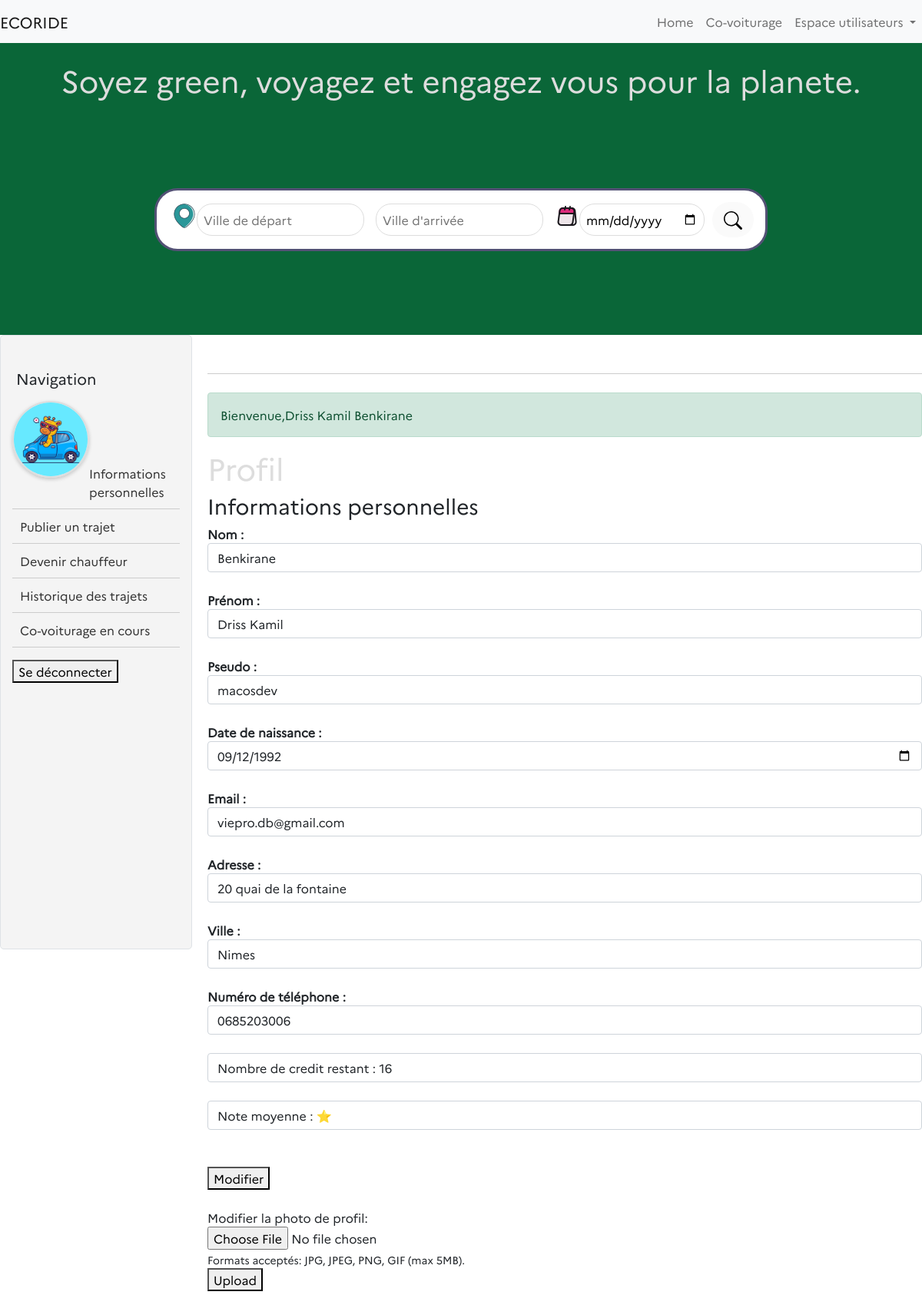
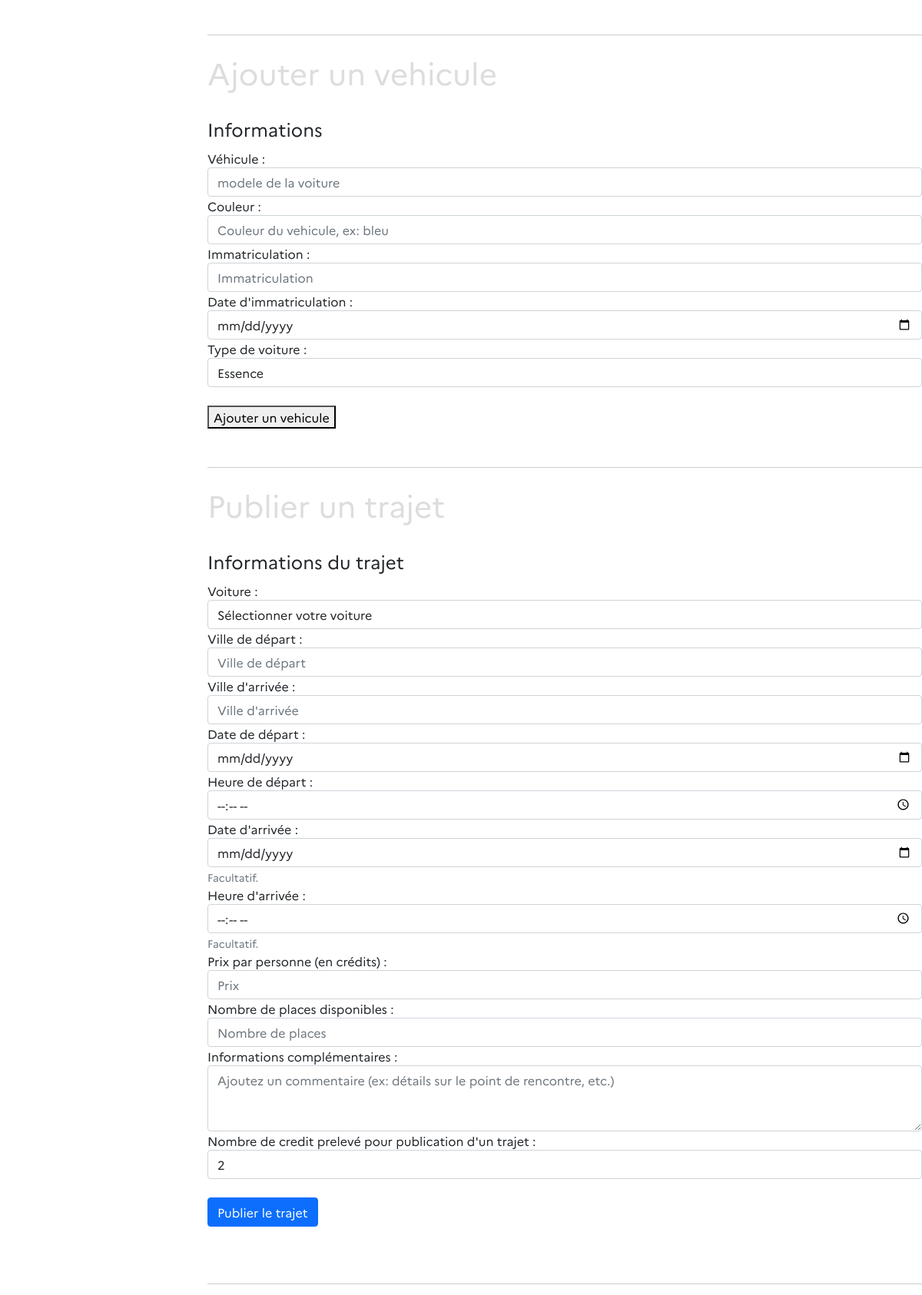
Screenshot of /pages/account.php (signed in, upper part) with the database file from the repository (2 pictures, top to bottom).
### tables this page shows
CREATE TABLE "utilisateurs" (
	"user_id"	INTEGER,
	"nom"	TEXT,
	"prenom"	TEXT,
	"adresse"	TEXT,
	"email"	TEXT,
	"password"	TEXT,
	"telephone"	TEXT,
	"date_naissance"	TEXT,
	"photo"	BLOB DEFAULT 'uploads/utilisateur-par-defaut.jpg
',
	"pseudo"	TEXT,
	"credits"	INTEGER,
	"ville"	TEXT,
	"average_note"	INTEGER
);

### pages/account.php (the view, shortened to what this page needs)
<?php
$pdo = new PDO("sqlite:/Users/macosdev/Documents/GitHub/ecoRide-DrissBenkirane/ecorideDatabase.db");
$pdo->setAttribute(PDO::ATTR_ERRMODE, PDO::ERRMODE_EXCEPTION);
$userInfos = [];
$success = null;
if (isset($_SESSION['loggedin']) && $_SESSION['loggedin'] === true && isset($_SESSION['user_id'])) {
    $userId = $_SESSION['user_id'];
    try {
        $stmt = $pdo->prepare("SELECT * FROM utilisateurs WHERE user_id = :id");
        $stmt->bindParam(':id', $userId);
        $stmt->execute();
        $userInfos = $stmt->fetchAll(PDO::FETCH_OBJ);
        $success = "Bienvenue," . $userInfos[0]->prenom . " " . $userInfos[0]->nom;
    } catch (PDOException $e) {
        echo "Erreur de base de données : " . $e->getMessage();
    }
    try {
        $stmt = $pdo->prepare('SELECT * FROM voitures WHERE user_id = :id');
        $stmt->bindParam(':id', $userId);
        $stmt->execute();
        $voitureInfos = $stmt->fetchAll(PDO::FETCH_OBJ);
    } catch (PDOException $e) {
        $error = "vous n'avez pas de voiture enregistrée";
    }
    try {
        $stmt = $pdo->prepare("SELECT *, c.duree_heures_minutes AS duree, v.modele AS voiture_modele,
                v.couleur AS voiture_couleur,
                v.immatriculation AS voiture_immatriculation,
                v.energie AS voiture_energie
            FROM covoiturages c
            INNER JOIN voitures v ON c.voiture_id = v.voiture_id
            WHERE c.user_id = :user_id
            ORDER BY c.created_at DESC LIMIT 1");
        $stmt->bindParam(':user_id', $userId);
        $stmt->execute();
        $covoituragesEnCours = $stmt->fetchAll(PDO::FETCH_OBJ);
    } catch (PDOException $e) {
        $error = "Erreur lors de la récupération des covoiturages en cours : " . $e->getMessage();
    }
} else {
    header("Location: http://localhost:4000/pages/login.php");
    exit();
}
require_once '/Users/macosdev/Documents/GitHub/ecoRide-DrissBenkirane/elements/header.php';
?>
<link rel="stylesheet" href="styles/account.css">
<div style="display: flex;">
    <div class="sidebar">
        <p>Navigation</p> </br>
        <div class="menu">
            <?php if (!empty($userInfos)): ?>
                <?php foreach ($userInfos as $userInfo): ?>
                    <img src="<?= $userInfo->photo ?>" alt="Photo de profil" class="photo-utilisateur" width="100"
                        height="100"></br></br></br>
                <?php endforeach; ?>
            <?php endif; ?>
            <ul>
                <li><a href="#section1">Informations personnelles</a></li>
                <li><a href="#section2">Publier un trajet</a></li>
                <li><a href="#section3">Devenir chauffeur</a></li>
                <li><a href="#section4">Historique des trajets</a></li>
                <li><a href="#section5">Co-voiturage en cours</a></li>
            </ul>
        </div>
        <form method="post">
            <button type="submit" name="logout" class="logout-btn">Se déconnecter</button>
        </form>
    </div>
    <div style="flex-grow: 1;">
        <div class="ligne-horizontale"></div></br>
        <?php if (isset($success)) : ?>
            <div class="alert alert-success container" role="alert">
                <?= $success ?></br>
            </div>
        <?php endif; ?>
        <h1>Profil</h1>
        <div class="profil">
            <?php if (!empty($userInfos)): ?>
                <?php foreach ($userInfos as $userInfo): ?>
                    <h3>Informations personnelles</h3>
                    <div class="profil-info" id="">
                        <form action="" method="post">
                            <div class="form-group">
                                <strong>Nom :</strong></br><input class="form-control" type="text" name="nom"
                                    value="<?= htmlspecialchars($userInfo->nom) ?>" required></br>
                                <strong>Prénom :</strong></br><input class="form-control" type="text" name="prenom"
                                    value="<?= htmlspecialchars($userInfo->prenom) ?>" required></br>
                                <strong>Pseudo :</strong></br><input class="form-control" type="text" name="pseudo"
                                    value="<?= htmlspecialchars($userInfo->pseudo) ?>" required></br>
                                <strong>Date de naissance :</strong></br><input class="form-control" type="date"
                                    name="date_naissance" value="<?= htmlspecialchars($userInfo->date_naissance) ?>"
                                    required></br>
                                <strong>Email :</strong></br><input class="form-control" type="email" name="email"
                                    value="<?= htmlspecialchars($userInfo->email) ?>" required></br>
                                <strong>Adresse :</strong></br><input class="form-control" type="text" name="adresse"
                                    value="<?= htmlspecialchars($userInfo->adresse) ?>" required></br>
                                <strong>
                                    Ville :</strong></br><input class="form-control" type="text" name="ville"
                                    value="<?= htmlspecialchars($userInfo->ville) ?>" required></br>
                                <strong>Numéro de téléphone :</strong></br><input class="form-control" type="text"
                                    name="telephone" value="<?= htmlspecialchars($userInfo->telephone) ?>" required></br>
                                <strong class="form-control">Nombre de credit restant :
                                    <?= htmlspecialchars($userInfo->credits) ?></strong></br>
                                <strong class="form-control">Note moyenne :
                                    <?= htmlspecialchars($userInfo->average_note) ?>⭐</strong></br>
                            <?php endforeach; ?>
                        <?php else: ?>
                            <p>Aucune information utilisateur trouvée.</p>
                        <?php endif; ?>
                        <div class=" profil-actions">
                            <button type="submit" name="modifier" class="profil-btn">Modifier</button></br>
                        </div></br>
                        </form>
                        <form action="" method="post" enctype="multipart/form-data">
                            <label for="photo_profil">Modifier la photo de profil:</label></br>
                            <input type="file" id="photo_profil" name="photo_profil" accept="image/*"></br>
                            <small>Formats acceptés: JPG, JPEG, PNG, GIF (max 5MB).</small></br>
                            <button type="submit" name="upload" class="upload-btn">Upload</button></br>
                        </form>
                    </div>
                    <div class="ligne-horizontale"></div></br>
                    <h1>Ajouter un vehicule</h1> </br>
                    <div class="devenir-chauffeur" id="section3">
                        <div class="devenir-chauffeur-details">
                            <form action="" method="post">
                                <legend>Informations</legend>
                                <div class="form-group">
                                    <label for="depart">Véhicule :</label>
                                    <input type="text" class="form-control" name="modele" id="modele"
                                        placeholder="modele de la voiture" required>
                                </div>
                                <div class="form-group">
                                    <label for="couleur">Couleur :</label>
                                    <input type="text" class="form-control" name="couleur" id="couleur_voiture"
                                        placeholder="Couleur du vehicule, ex: bleu" required>
                                </div>
                                <div class="form-group">
                                    <label for="immatriculation">Immatriculation :</label>
                                    <input type="text" class="form-control" name="immatriculation" id="immatriculation_vehicule"
                                        placeholder="Immatriculation" required>
                                </div>
                                <div class="form-group">
                                    <label for="date_immatriculation">Date d'immatriculation :</label>
                                    <input type="date" class="form-control" name="date_premiere_immatriculation"
                                        id="date_premiere_immatriculation" placeholder="Date de la premiere immatriculation"
                                        required>
                                </div>
                                <div class="form-group">
                                    <label for="energie">Type de voiture :</label></br>
                                    <select class="form-control" name="energie" id="energie">
                                        <option value="Essence">Essence</option>
                                    </select></br>
                                </div>
                                <div class="devenir-chauffeur-actions">
                                    <button class="devenir-chauffeur-btn" type="submit" name="ajouter_vehicule">Ajouter un
                                        vehicule</button>
                                </div>
                            </form>
                        </div>
                    </div>
                    <div class="ligne-horizontale"></div></br>
                    <h1>Publier un trajet</h1> </br>
                    <div class="publier-trajet" id="section2">
                        <div class="publier-trajet-details">
                            <form action="" method="post">
                                <legend>Informations du trajet</legend>
                                <div class="form-group">
                                    <label for="voiture_id">Voiture :</label>
                                    <select class="form-control" id="voiture_id" name="voiture_id" required>
                                        <option value="">Sélectionner votre voiture</option>
                                    </select>
                                </div>
                                <div class="form-group">
                                    <label for="depart">Ville de départ :</label>
                                    <input type="text" class="form-control" name="lieu_depart" id="depart"
                                        placeholder="Ville de départ" required>
                                </div>
                                <div class="form-group">
                                    <label for="arrivee">Ville d'arrivée :</label>
                                    <input type="text" class="form-control" name="lieu_arrivee" id="arrivee"
                                        placeholder="Ville d'arrivée" required>
                                </div>
                                <div class="form-group">
                                    <label for="date_depart">Date de départ :</label>
                                    <input type="date" class="form-control" name="date_depart" id="date_depart"
                                        placeholder="Date de départ" required>
                                </div>
                                <div class="form-group">
                                    <label for="heure_depart">Heure de départ :</label>
                                    <input type="time" class="form-control" name="heure_depart" id="heure_depart"
                                        placeholder="Heure de départ" required>
                                </div>
                                <div class="form-group">
                                    <label for="date_arrivee">Date d'arrivée :</label>
                                    <input type="date" class="form-control" name="date_arrivee" id="date_arrivee"
                                        placeholder="Date d'arrivée">
                                    <small class="form-text text-muted">Facultatif.</small>
                                </div>
                                <div class="form-group">
                                    <label for="heure_arrivee">Heure d'arrivée :</label>
                                    <input type="time" class="form-control" name="heure_arrivee" id="heure_arrivee"
                                        placeholder="Heure d'arrivée">
                                    <small class="form-text text-muted">Facultatif.</small>
                                </div>
                                <div class="form-group">
                                    <label for="prix_personne">Prix par personne (en crédits) :</label>
                                    <input type="number" class="form-control" name="prix_personne" id="prix" placeholder="Prix"
                                        min="0" required>
                                </div>
                                <div class="form-group">
                                    <label for="nb_place">Nombre de places disponibles :</label>
                                    <input type="number" class="form-control" name="nb_place" id="places"
                                        placeholder="Nombre de places" min="1" required>
                                </div>
                                <div class="form-group">
                                    <label for="commentaire">Informations complémentaires :</label>
                                    <textarea class="form-control" name="commentaire" id="commentaire" rows="3"
                                        placeholder="Ajoutez un commentaire (ex: détails sur le point de rencontre, etc.)"></textarea>
                                </div>
                                <div class="form-group">
                                    <label for="prix_publication">Nombre de credit prelevé pour publication d'un trajet
                                        :</label>
                                    <strong type="number" class="form-control" id="prix_publication">2</strong>
                                </div></br>
                                <div class="publier-trajet-actions">
                                    <button type="submit" class="btn btn-primary publier-trajet-btn" name="publier_trajet"
                                        <?php if (empty($voitureInfos)) echo 'disabled'; ?>>
                                        Publier le trajet
                                    </button>
                                </div>
                            </form>
                        </div>
                    </div></br>
                    <div class="ligne-horizontale"></div></br>
                    <?php if (!empty($covoituragesEnCours)) : ?>
                        <?php foreach ($covoituragesEnCours as $covoiturage): ?>
                            <br>
                            <br>
                            <br>
                        <?php endforeach; ?>
                    <?php else : ?>
                        <p>Vous n'avez pas de covoiturage en cours.</p>
                    <?php endif; ?>
        </div>
    </div>
</div>
</body>
</html>

### rows the page displays
utilisateurs: photo (picture), success "Bienvenue,Driss Kamil Benkirane", nom "Benkirane", prenom "Driss Kamil", pseudo "macosdev", date_naissance "09/12/1992", email "viepro.db@gmail.com", adresse "20 quai de la fontaine", ville "Nimes", telephone "0685203006", credits "16"
